Frame 1 (no input): blank canvas, image omitted
Frame 60 (no input): blank canvas, image omitted
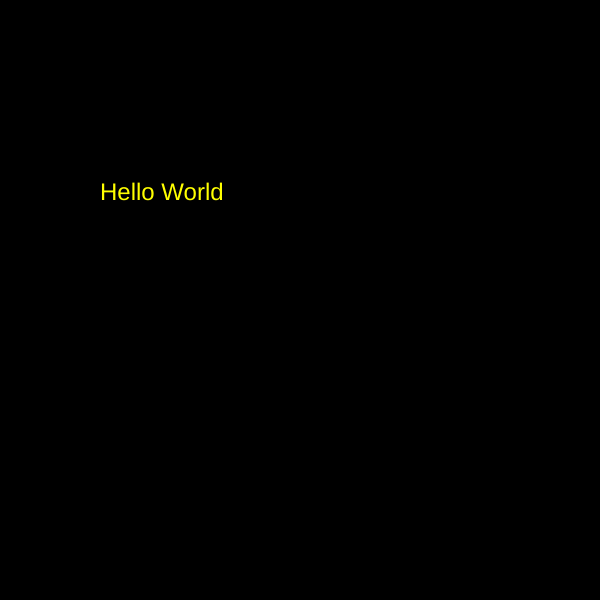
Frame 120 (the mouse pressed at the canvas centre since frame 60)

The p5.js sketch whose frames 1 and 60 were blank and that drew this single picture after the mouse press (run headless with seeded random() and noise() and a simulated clock; from frame 60 on, the mouse is pressed at the canvas centre):

// p5.js sketch
// ── sketch.js
function setup() {
  createCanvas(600,600);

}

function draw() {
  background(0);
  fill(mouseX,mouseY,mouseX-mouseY);
  textSize(24);
  text("Hello World",100,200);
}
